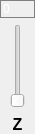
                   <widget class="QWidget" name="zControlWidget" native="true">
                    <property name="minimumSize">
                     <size>
                      <width>35</width>
                      <height>0</height>
                     </size>
                    </property>
                    <property name="maximumSize">
                     <size>
                      <width>35</width>
                      <height>16777215</height>
                     </size>
                    </property>
                    <property name="styleSheet">
                     <string notr="true"/>
                    </property>
                    <layout class="QVBoxLayout" name="verticalLayout_11">
                     <property name="leftMargin">
                      <number>0</number>
                     </property>
                     <property name="topMargin">
                      <number>0</number>
                     </property>
                     <property name="rightMargin">
                      <number>0</number>
                     </property>
                     <property name="bottomMargin">
                      <number>0</number>
                     </property>
                     <item>
                      <widget class="QLineEdit" name="zLineEditProgram">
                       <property name="styleSheet">
                        <string notr="true">QLineEdit{
	color: white;
	font-size: 9pt;
	background: transparent;
	border: 1px solid gray;
}</string>
                       </property>
                       <property name="text">
                        <string>0</string>
                       </property>
                      </widget>
                     </item>
                     <item>
                      <layout class="QHBoxLayout" name="horizontalLayout_15">
                       <item>
                        <spacer name="horizontalSpacer_9">
                         <property name="orientation">
                          <enum>Qt::Orientation::Horizontal</enum>
                         </property>
                         <property name="sizeHint" stdset="0">
                          <size>
                           <width>13</width>
                           <height>20</height>
                          </size>
                         </property>
                        </spacer>
                       </item>
                       <item>
                        <widget class="QSlider" name="zSliderProgram">
                         <property name="orientation">
                          <enum>Qt::Orientation::Vertical</enum>
                         </property>
                        </widget>
                       </item>
                       <item>
                        <spacer name="horizontalSpacer_10">
                         <property name="orientation">
                          <enum>Qt::Orientation::Horizontal</enum>
                         </property>
                         <property name="sizeHint" stdset="0">
                          <size>
                           <width>13</width>
                           <height>20</height>
                          </size>
                         </property>
                        </spacer>
                       </item>
                      </layout>
                     </item>
                     <item>
                      <widget class="QLabel" name="label_35">
                       <property name="minimumSize">
                        <size>
                         <width>0</width>
                         <height>20</height>
                        </size>
                       </property>
                       <property name="font">
                        <font>
                         <pointsize>12</pointsize>
                         <bold>true</bold>
                        </font>
                       </property>
                       <property name="text">
                        <string>Z</string>
                       </property>
                       <property name="alignment">
                        <set>Qt::AlignmentFlag::AlignCenter</set>
                       </property>
                      </widget>
                     </item>
                    </layout>
                   </widget>
